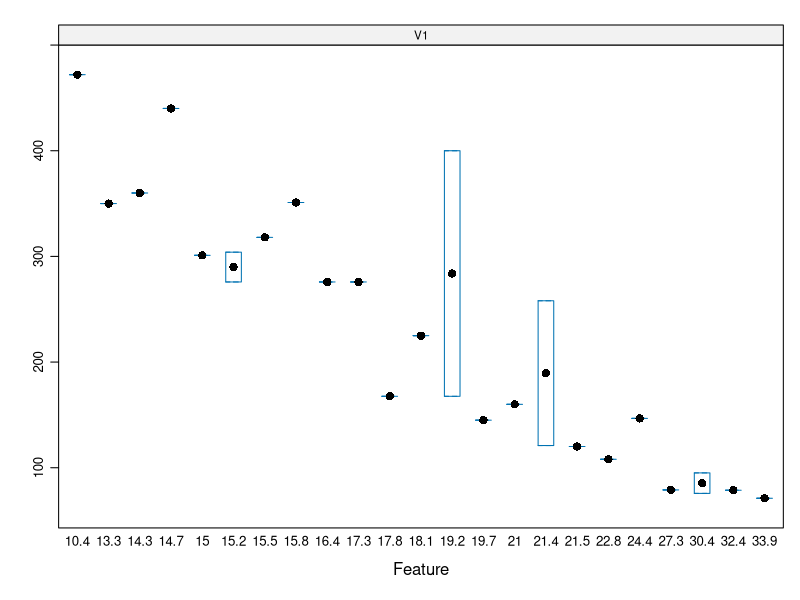
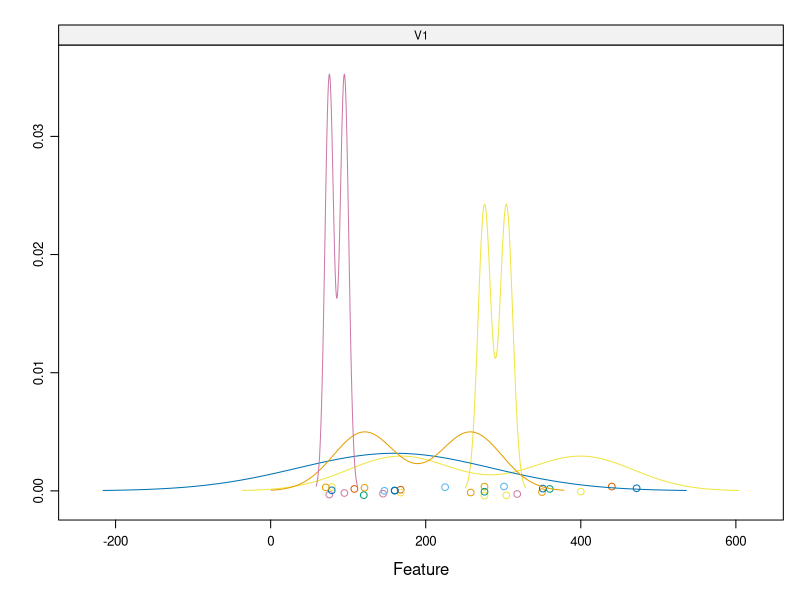
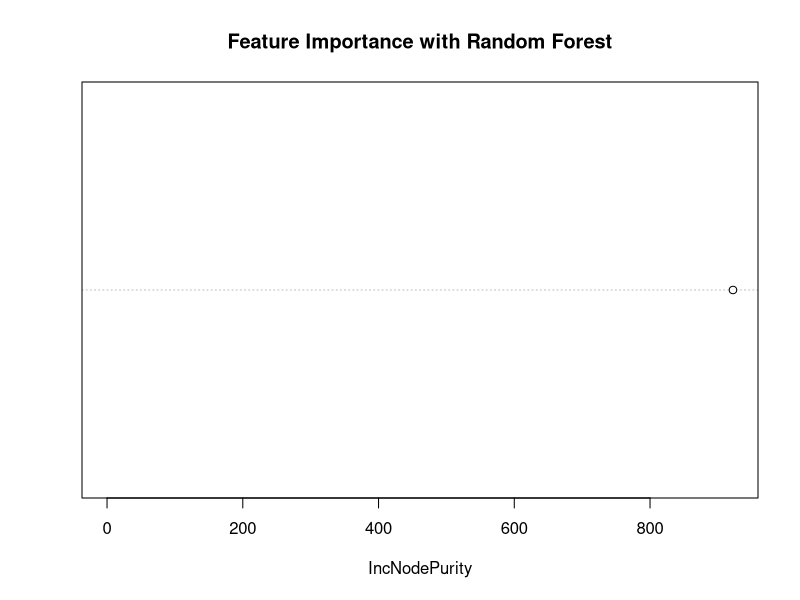
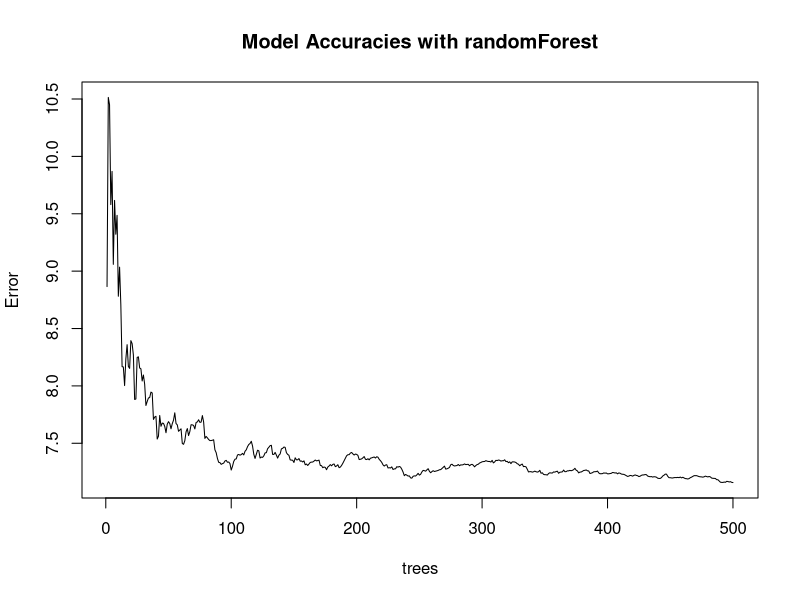
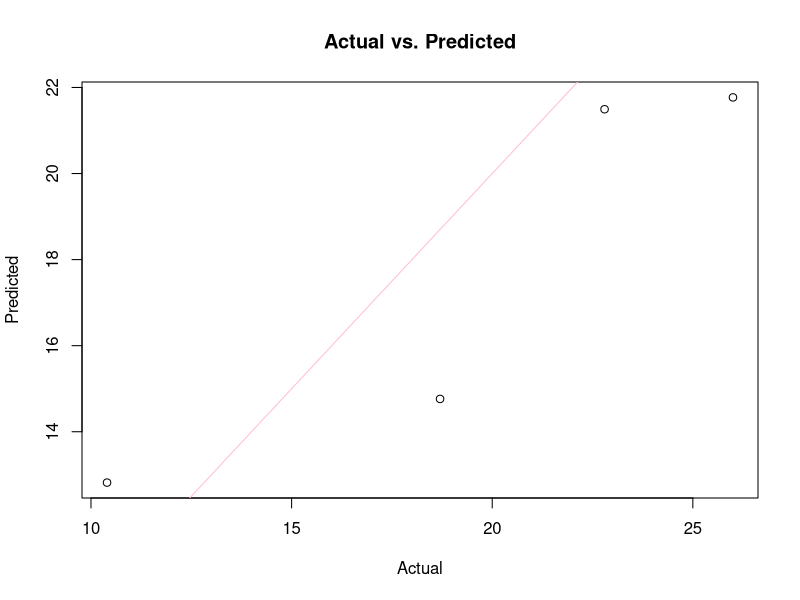

R code for these plots, in order:
#
#Author: liangmengqi
#Copyright   Copyright 2024-liangmengqi
#Email:mqliang2023@mail.ustc.edu.cn
#
#Date:2024-04-02
#
#Script Name: Homework04-liangmengqi
#
#Script Description: creating a regression model of mpg as target and others as features (from a built-in dataset of mtcars) using random forest algorithm with caret package
#
#
#SETUP ----------------------------------------------
#前期准备
#安装必要的包
install.packages(c('caret', 'skimr', 'RANN', 'randomForest'))

# 加载caret包
library(caret)

# 导入mtcars数据集
data(mtcars)

# 查看数据框结构
str(mtcars)

# 查看 mtcars 数据集的前 6 行和前 10 列
head(mtcars[, 1:10])


#数据准备与预处理
set.seed(100)
#设置随机种子，以确保结果的可重复性

trainRowNumbers <- createDataPartition (mtcars$mpg, p=0.80, list=FALSE)
#获取用于训练数据的行号

trainData <- mtcars[trainRowNumbers,]
#使用获取的行号创建训练数据集

testData <- mtcars[-trainRowNumbers,]
#使用从未包含在训练数据中的行号创建测试数据集

x = trainData[, 2:11]
y = trainData$mpg
#将训练数据集中的自变量和因变量存储在 x 和 y 中，以备后续使用

#描述性统计
library(skimr)
skimmed <- skim(trainData)
#观察训练数据集中每列的描述性统计量
print(skimmed) #查看结果

#查看训练数据集和测试数据集前几行情况
head(trainData)
head(testData)

#检查训练集是否有缺失值
train_missing <- colSums(is.na(trainData))
train_missing <- train_missing[train_missing > 0]

#检查测试集是否有缺失值
test_missing <- colSums(is.na(testData))
test_missing <- test_missing[test_missing > 0]

# 输出结果
if (length(train_missing) > 0) {
  cat("Missing values in training dataset:\n")
  print(train_missing)
} else {
  cat("No missing values in training dataset.\n")
}

if (length(test_missing) > 0) {
  cat("\nMissing values in test dataset:\n")
  print(test_missing)
} else {
  cat("\nNo missing values in test dataset.\n")
}


#特征选择和可视化
#使用递归特征消除方法选择特征
#定义要在 RFE 中尝试的特征子集的大小
subsets = c(1:10)

#定义RFE算法的控制参数
ctrl <- rfeControl(functions = rfFuncs, method = "cv", number = 10)#创建一个控制对象 ctrl，指定了 RFE 的参数,使用交叉验证（cv）方法

#使用 rfe() 函数执行 RFE特征选择算法
lmprofile <- rfe(trainData[,-1], trainData$mpg, subsets, rfeControl = ctrl)#有关特征选择的详细信息储存在lmprofile中
print(lmprofile)
features_selected <- c("disp")#从特征选择的结果中选择了一个top 1的特征 "disp"，并将其存储在features_selected中

#特征可视化
#创建箱线图矩阵
featurePlot(x = as.matrix(trainData[, features_selected]),
            y = as.factor(trainData$mpg),
            plot = "box",
            strip=strip.custom(par.strip.text=list(cex=.7)),
            scales = list(x = list(relation="free"), 
                          y = list(relation="free")))
#创建密度图矩阵
featurePlot(x = as.matrix(trainData[, features_selected]), 
            y = as.factor(trainData$mpg), 
            plot = "density",
            strip=strip.custom(par.strip.text=list(cex=.7)),
            scales = list(x = list(relation="free"), 
                          y = list(relation="free")))


#训练调整模型
#输出并查看在caret包中可用的算法
modelnames <- paste(names(getModelInfo()), collapse=',  ')
modelnames
#加载随机森林包
library(randomForest)
#查找随机森林模型
modelLookup('rf')
#设置随机数种子，以确保结果的可复现性
set.seed(100)

#使用randomForest函数来训练模型,trainData是训练数据集，Purchase是目标变量，disp则是用来预测目标变量的特征
randomForest_model <- randomForest(mpg ~ disp, data = trainData)

#可视化特征重要性
varImpPlot(randomForest_model, main = "Feature Importance with Random Forest")

#保存训练好的随机森林模型
saveRDS(randomForest_model, "randomForest_model.rds")

#输出模型的一些信息
print(randomForest_model)

#绘制随机森林模型的精度图
plot(randomForest_model, main = "Model Accuracies with randomForest")


#评估随机森林模型在测试数据集上的性能表现
#查看trainData与testData的结构
str(trainData)
str(testData)
#利用之前训练好的随机森林模型 randomForest_model 对测试数据集 testData 进行预测，预测结果保存在 predicted 变量中
predicted <- predict(randomForest_model, newdata = testData)

#计算预测结果 predicted 和实际值 testData$mpg 之间的均方根误差（RMSE），它表示模型预测值与实际值之间的差异程度
RMSE <- sqrt(mean((predicted - testData$mpg)^2))
print(paste("RMSE:", RMSE))   

#计算预测结果 predicted 和实际值 testData$mpg 之间的决定系数（R-squared），它表示模型对观测数据方差的解释程度
R_squared <- cor( testData$mpg,predicted)^2
print(paste("R-squared:", R_squared))  

#可视化预测结果
plot(testData$mpg, predicted, main = "Actual vs. Predicted", xlab = "Actual", ylab = "Predicted")
abline(0, 1, col = "pink")  
